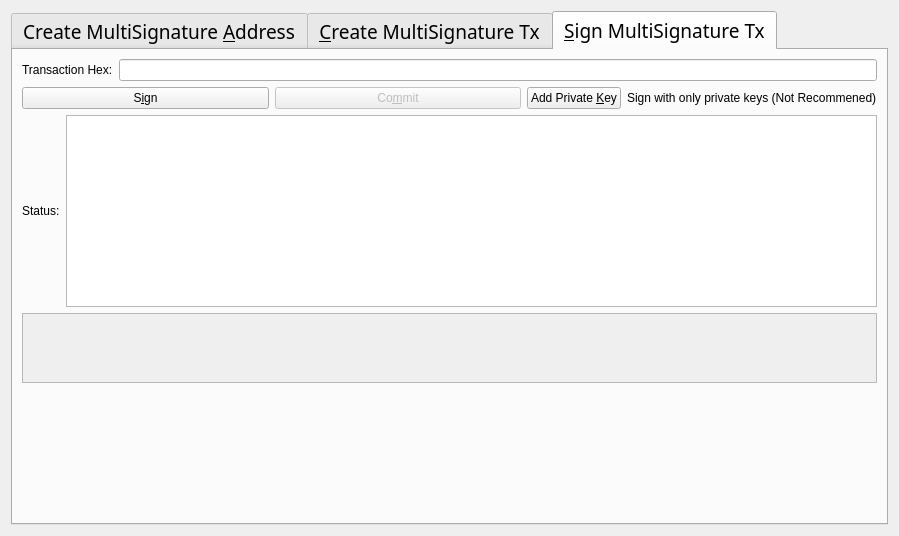
<?xml version="1.0" encoding="UTF-8"?>
<ui version="4.0">
 <class>MultisigDialog</class>
 <widget class="QDialog" name="MultisigDialog">
  <property name="geometry">
   <rect>
    <x>0</x>
    <y>0</y>
    <width>801</width>
    <height>504</height>
   </rect>
  </property>
  <property name="sizePolicy">
   <sizepolicy hsizetype="Fixed" vsizetype="Fixed">
    <horstretch>0</horstretch>
    <verstretch>0</verstretch>
   </sizepolicy>
  </property>
  <property name="font">
   <font>
    <family>Ara Hamah 1982</family>
    <pointsize>14</pointsize>
   </font>
  </property>
  <property name="windowTitle">
   <string>Multisignature Address Interactions</string>
  </property>
  <layout class="QVBoxLayout" name="verticalLayout_8">
   <item>
    <widget class="QTabWidget" name="multisigTabWidget">
     <property name="font">
      <font>
       <family>Ara Hamah 1982</family>
       <pointsize>14</pointsize>
      </font>
     </property>
     <property name="styleSheet">
      <string notr="true">QScrollArea{border: 1px solid #5b4c7c;}
QFrame{background-color:#f2f0f0;}
QLabel{background-color:#ffffff;}
QFrame &gt; QLabel{background-color:#f2f0f0;}</string>
     </property>
     <property name="currentIndex">
      <number>2</number>
     </property>
     <widget class="QWidget" name="addMultisigTab">
      <property name="sizePolicy">
       <sizepolicy hsizetype="Minimum" vsizetype="Minimum">
        <horstretch>0</horstretch>
        <verstretch>0</verstretch>
       </sizepolicy>
      </property>
      <attribute name="title">
       <string>Create MultiSignature &amp;Address</string>
      </attribute>
      <layout class="QVBoxLayout" name="verticalLayout">
       <item>
        <layout class="QHBoxLayout" name="enterMLayout">
         <item>
          <widget class="QSpinBox" name="enterMSpinbox">
           <property name="sizePolicy">
            <sizepolicy hsizetype="Fixed" vsizetype="Fixed">
             <horstretch>0</horstretch>
             <verstretch>0</verstretch>
            </sizepolicy>
           </property>
           <property name="font">
            <font>
             <family>Ara Hamah 1982</family>
             <pointsize>14</pointsize>
            </font>
           </property>
           <property name="toolTip">
            <string>How many people must sign to verify a transaction</string>
           </property>
           <property name="minimum">
            <number>1</number>
           </property>
           <property name="maximum">
            <number>16</number>
           </property>
           <property name="value">
            <number>1</number>
           </property>
          </widget>
         </item>
         <item>
          <widget class="QLabel" name="enterMLabel">
           <property name="font">
            <font>
             <family>Ara Hamah 1982</family>
             <pointsize>14</pointsize>
            </font>
           </property>
           <property name="text">
            <string>Enter the minimum number of signatures required to sign transactions</string>
           </property>
          </widget>
         </item>
        </layout>
       </item>
       <item>
        <layout class="QHBoxLayout" name="addressLabelLayout">
         <item>
          <widget class="QLabel" name="addressLableLabel">
           <property name="font">
            <font>
             <family>Ara Hamah 1982</family>
             <pointsize>14</pointsize>
            </font>
           </property>
           <property name="text">
            <string>Address Label:</string>
           </property>
          </widget>
         </item>
         <item>
          <widget class="QLineEdit" name="multisigAddressLabel">
           <property name="font">
            <font>
             <family>Ara Hamah 1982</family>
             <pointsize>14</pointsize>
            </font>
           </property>
          </widget>
         </item>
        </layout>
       </item>
       <item>
        <layout class="QHBoxLayout" name="addAddressLayout">
         <item>
          <widget class="QPushButton" name="addAddressButton">
           <property name="font">
            <font>
             <family>Ara Hamah 1982</family>
             <pointsize>14</pointsize>
            </font>
           </property>
           <property name="toolTip">
            <string>Add another address that could sign to verify a transaction from the multisig address.</string>
           </property>
           <property name="text">
            <string>&amp;Add Address / Key</string>
           </property>
           <property name="icon">
            <iconset resource="../nyerium.qrc">
             <normaloff>:/icons/add</normaloff>:/icons/add</iconset>
           </property>
           <property name="autoDefault">
            <bool>false</bool>
           </property>
          </widget>
         </item>
         <item>
          <widget class="QLabel" name="addAddressLabel">
           <property name="sizePolicy">
            <sizepolicy hsizetype="Preferred" vsizetype="Fixed">
             <horstretch>0</horstretch>
             <verstretch>0</verstretch>
            </sizepolicy>
           </property>
           <property name="font">
            <font>
             <family>Ara Hamah 1982</family>
             <pointsize>14</pointsize>
            </font>
           </property>
           <property name="text">
            <string>Local addresses or public keys that can sign:</string>
           </property>
          </widget>
         </item>
         <item>
          <spacer name="addAddressSpacer_2">
           <property name="font">
            <font>
             <family>Ara Hamah 1982</family>
             <pointsize>14</pointsize>
            </font>
           </property>
           <property name="orientation">
            <enum>Qt::Horizontal</enum>
           </property>
           <property name="sizeHint" stdset="0">
            <size>
             <width>40</width>
             <height>10</height>
            </size>
           </property>
          </spacer>
         </item>
        </layout>
       </item>
       <item>
        <widget class="QScrollArea" name="addAddressScrollArea">
         <property name="sizePolicy">
          <sizepolicy hsizetype="Preferred" vsizetype="Expanding">
           <horstretch>0</horstretch>
           <verstretch>0</verstretch>
          </sizepolicy>
         </property>
         <property name="font">
          <font>
           <family>Ara Hamah 1982</family>
           <pointsize>14</pointsize>
          </font>
         </property>
         <property name="widgetResizable">
          <bool>true</bool>
         </property>
         <widget class="QWidget" name="addAddressWidget">
          <property name="geometry">
           <rect>
            <x>0</x>
            <y>0</y>
            <width>757</width>
            <height>122</height>
           </rect>
          </property>
          <layout class="QVBoxLayout" name="verticalLayout_5">
           <item>
            <layout class="QVBoxLayout" name="addressList"/>
           </item>
           <item>
            <spacer name="verticalSpacer">
             <property name="font">
              <font>
               <family>Ara Hamah 1982</family>
               <pointsize>14</pointsize>
              </font>
             </property>
             <property name="orientation">
              <enum>Qt::Vertical</enum>
             </property>
             <property name="sizeHint" stdset="0">
              <size>
               <width>20</width>
               <height>40</height>
              </size>
             </property>
            </spacer>
           </item>
          </layout>
         </widget>
        </widget>
       </item>
       <item>
        <layout class="QHBoxLayout" name="addMultisigLayout">
         <item>
          <widget class="QPushButton" name="addMultisigButton">
           <property name="sizePolicy">
            <sizepolicy hsizetype="Preferred" vsizetype="Fixed">
             <horstretch>0</horstretch>
             <verstretch>0</verstretch>
            </sizepolicy>
           </property>
           <property name="font">
            <font>
             <family>Ara Hamah 1982</family>
             <pointsize>14</pointsize>
            </font>
           </property>
           <property name="toolTip">
            <string>Create a new multisig address</string>
           </property>
           <property name="toolTipDuration">
            <number>-3</number>
           </property>
           <property name="text">
            <string>C&amp;reate</string>
           </property>
           <property name="icon">
            <iconset resource="../nyerium.qrc">
             <normaloff>:/icons/filesave</normaloff>:/icons/filesave</iconset>
           </property>
           <property name="autoDefault">
            <bool>false</bool>
           </property>
          </widget>
         </item>
         <item>
          <widget class="QLabel" name="label">
           <property name="font">
            <font>
             <family>Ara Hamah 1982</family>
             <pointsize>14</pointsize>
            </font>
           </property>
           <property name="text">
            <string>Status:</string>
           </property>
          </widget>
         </item>
         <item>
          <widget class="QTextEdit" name="addMultisigStatus">
           <property name="sizePolicy">
            <sizepolicy hsizetype="Expanding" vsizetype="Fixed">
             <horstretch>0</horstretch>
             <verstretch>0</verstretch>
            </sizepolicy>
           </property>
           <property name="maximumSize">
            <size>
             <width>16777215</width>
             <height>75</height>
            </size>
           </property>
           <property name="font">
            <font>
             <family>Ara Hamah 1982</family>
             <pointsize>14</pointsize>
            </font>
           </property>
           <property name="readOnly">
            <bool>true</bool>
           </property>
           <property name="textInteractionFlags">
            <set>Qt::TextSelectableByKeyboard|Qt::TextSelectableByMouse</set>
           </property>
          </widget>
         </item>
        </layout>
       </item>
       <item>
        <widget class="QLabel" name="label_2">
         <property name="sizePolicy">
          <sizepolicy hsizetype="Preferred" vsizetype="Preferred">
           <horstretch>0</horstretch>
           <verstretch>0</verstretch>
          </sizepolicy>
         </property>
         <property name="font">
          <font>
           <family>Ara Hamah 1982</family>
           <pointsize>14</pointsize>
          </font>
         </property>
         <property name="text">
          <string>Use below to quickly import an address by its redeem. Don't forget to add a label before clicking import!
Keep in mind, the wallet will rescan the blockchain to find transactions containing the new address.
Please be patient after clicking import.</string>
         </property>
         <property name="scaledContents">
          <bool>false</bool>
         </property>
         <property name="wordWrap">
          <bool>true</bool>
         </property>
        </widget>
       </item>
       <item>
        <layout class="QHBoxLayout" name="importLayout">
         <item>
          <widget class="QPushButton" name="importAddressButton">
           <property name="sizePolicy">
            <sizepolicy hsizetype="Fixed" vsizetype="Fixed">
             <horstretch>0</horstretch>
             <verstretch>0</verstretch>
            </sizepolicy>
           </property>
           <property name="font">
            <font>
             <family>Ara Hamah 1982</family>
             <pointsize>14</pointsize>
            </font>
           </property>
           <property name="text">
            <string>&amp;Import Redeem</string>
           </property>
           <property name="icon">
            <iconset resource="../nyerium.qrc">
             <normaloff>:/icons/receiving_addresses</normaloff>:/icons/receiving_addresses</iconset>
           </property>
          </widget>
         </item>
         <item>
          <widget class="QLineEdit" name="importRedeem">
           <property name="sizePolicy">
            <sizepolicy hsizetype="Preferred" vsizetype="Fixed">
             <horstretch>0</horstretch>
             <verstretch>0</verstretch>
            </sizepolicy>
           </property>
           <property name="font">
            <font>
             <family>Ara Hamah 1982</family>
             <pointsize>14</pointsize>
            </font>
           </property>
          </widget>
         </item>
        </layout>
       </item>
      </layout>
     </widget>
     <widget class="QWidget" name="createTransactionTab">
      <attribute name="title">
       <string>&amp;Create MultiSignature Tx</string>
      </attribute>
      <layout class="QVBoxLayout" name="verticalLayout_3">
       <item>
        <layout class="QHBoxLayout" name="horizontalLayout_2">
         <item>
          <layout class="QVBoxLayout" name="createTxLayout">
           <item>
            <layout class="QHBoxLayout" name="addTxInputLayout">
             <item>
              <widget class="QLabel" name="addTxInputLabel">
               <property name="sizePolicy">
                <sizepolicy hsizetype="Fixed" vsizetype="Preferred">
                 <horstretch>0</horstretch>
                 <verstretch>0</verstretch>
                </sizepolicy>
               </property>
               <property name="text">
                <string>Inputs:</string>
               </property>
              </widget>
             </item>
             <item>
              <widget class="QPushButton" name="pushButtonCoinControl">
               <property name="sizePolicy">
                <sizepolicy hsizetype="Preferred" vsizetype="Fixed">
                 <horstretch>0</horstretch>
                 <verstretch>0</verstretch>
                </sizepolicy>
               </property>
               <property name="text">
                <string>Coin Control</string>
               </property>
              </widget>
             </item>
             <item>
              <layout class="QFormLayout" name="formLayout_2">
               <property name="rightMargin">
                <number>10</number>
               </property>
               <item row="0" column="0">
                <widget class="QLabel" name="labelQuantity">
                 <property name="text">
                  <string>Quantity Selected:</string>
                 </property>
                </widget>
               </item>
               <item row="0" column="1">
                <widget class="QLabel" name="labelQuantity_int">
                 <property name="text">
                  <string>0</string>
                 </property>
                </widget>
               </item>
               <item row="1" column="0">
                <widget class="QLabel" name="labelAmount">
                 <property name="text">
                  <string>Amount:</string>
                 </property>
                </widget>
               </item>
               <item row="1" column="1">
                <widget class="QLabel" name="labelAmount_int">
                 <property name="text">
                  <string>0</string>
                 </property>
                </widget>
               </item>
              </layout>
             </item>
             <item>
              <widget class="QPushButton" name="addInputButton">
               <property name="sizePolicy">
                <sizepolicy hsizetype="Preferred" vsizetype="Fixed">
                 <horstretch>0</horstretch>
                 <verstretch>0</verstretch>
                </sizepolicy>
               </property>
               <property name="toolTip">
                <string>Add an input to fund the outputs</string>
               </property>
               <property name="text">
                <string>Add a Raw Input</string>
               </property>
               <property name="icon">
                <iconset resource="../nyerium.qrc">
                 <normaloff>:/css/default</normaloff>:/css/default</iconset>
               </property>
              </widget>
             </item>
            </layout>
           </item>
           <item>
            <widget class="QScrollArea" name="txInputsScrollArea">
             <property name="sizePolicy">
              <sizepolicy hsizetype="Preferred" vsizetype="Expanding">
               <horstretch>0</horstretch>
               <verstretch>0</verstretch>
              </sizepolicy>
             </property>
             <property name="widgetResizable">
              <bool>true</bool>
             </property>
             <widget class="QWidget" name="txInputsWidget">
              <property name="geometry">
               <rect>
                <x>0</x>
                <y>0</y>
                <width>745</width>
                <height>72</height>
               </rect>
              </property>
              <layout class="QVBoxLayout" name="verticalLayout_7">
               <item>
                <layout class="QVBoxLayout" name="inputsList"/>
               </item>
               <item>
                <spacer name="txInputsSpacer">
                 <property name="orientation">
                  <enum>Qt::Vertical</enum>
                 </property>
                 <property name="sizeHint" stdset="0">
                  <size>
                   <width>20</width>
                   <height>40</height>
                  </size>
                 </property>
                </spacer>
               </item>
              </layout>
             </widget>
            </widget>
           </item>
           <item>
            <layout class="QHBoxLayout" name="addDestinationLayout">
             <item>
              <widget class="QLabel" name="addDestinationLabel">
               <property name="text">
                <string>Address / Amount:</string>
               </property>
              </widget>
             </item>
             <item>
              <widget class="QPushButton" name="addDestinationButton">
               <property name="sizePolicy">
                <sizepolicy hsizetype="Fixed" vsizetype="Fixed">
                 <horstretch>0</horstretch>
                 <verstretch>0</verstretch>
                </sizepolicy>
               </property>
               <property name="toolTip">
                <string>Add destinations to send NYEX to</string>
               </property>
               <property name="text">
                <string>Add &amp;Destination</string>
               </property>
               <property name="icon">
                <iconset resource="../nyerium.qrc">
                 <normaloff>:/icons/add</normaloff>:/icons/add</iconset>
               </property>
              </widget>
             </item>
             <item>
              <spacer name="addDestinationHorizontalSpacer">
               <property name="orientation">
                <enum>Qt::Horizontal</enum>
               </property>
               <property name="sizeHint" stdset="0">
                <size>
                 <width>40</width>
                 <height>20</height>
                </size>
               </property>
              </spacer>
             </item>
            </layout>
           </item>
           <item>
            <widget class="QScrollArea" name="destionationsScrollArea">
             <property name="sizePolicy">
              <sizepolicy hsizetype="Expanding" vsizetype="Expanding">
               <horstretch>0</horstretch>
               <verstretch>0</verstretch>
              </sizepolicy>
             </property>
             <property name="widgetResizable">
              <bool>true</bool>
             </property>
             <widget class="QWidget" name="destinationsScrollAreaContents">
              <property name="geometry">
               <rect>
                <x>0</x>
                <y>0</y>
                <width>745</width>
                <height>72</height>
               </rect>
              </property>
              <layout class="QVBoxLayout" name="verticalLayout_11">
               <item>
                <layout class="QVBoxLayout" name="destinationsList"/>
               </item>
               <item>
                <spacer name="destinationsSpacer">
                 <property name="orientation">
                  <enum>Qt::Vertical</enum>
                 </property>
                 <property name="sizeHint" stdset="0">
                  <size>
                   <width>20</width>
                   <height>20</height>
                  </size>
                 </property>
                </spacer>
               </item>
              </layout>
             </widget>
            </widget>
           </item>
           <item>
            <layout class="QHBoxLayout" name="horizontalLayout_4">
             <item>
              <widget class="QPushButton" name="createButton">
               <property name="sizePolicy">
                <sizepolicy hsizetype="Fixed" vsizetype="Fixed">
                 <horstretch>0</horstretch>
                 <verstretch>0</verstretch>
                </sizepolicy>
               </property>
               <property name="minimumSize">
                <size>
                 <width>150</width>
                 <height>0</height>
                </size>
               </property>
               <property name="toolTip">
                <string>Create a transaction object using the given inputs to the given outputs</string>
               </property>
               <property name="text">
                <string>Cr&amp;eate</string>
               </property>
               <property name="icon">
                <iconset resource="../nyerium.qrc">
                 <normaloff>:/icons/export</normaloff>:/icons/export</iconset>
               </property>
               <property name="autoDefault">
                <bool>false</bool>
               </property>
               <property name="default">
                <bool>true</bool>
               </property>
              </widget>
             </item>
             <item>
              <widget class="QLabel" name="createButtonLabel">
               <property name="sizePolicy">
                <sizepolicy hsizetype="Fixed" vsizetype="Preferred">
                 <horstretch>0</horstretch>
                 <verstretch>0</verstretch>
                </sizepolicy>
               </property>
               <property name="text">
                <string>Status:</string>
               </property>
               <property name="alignment">
                <set>Qt::AlignRight|Qt::AlignTrailing|Qt::AlignVCenter</set>
               </property>
              </widget>
             </item>
             <item>
              <widget class="QTextEdit" name="createButtonStatus">
               <property name="sizePolicy">
                <sizepolicy hsizetype="Expanding" vsizetype="Minimum">
                 <horstretch>0</horstretch>
                 <verstretch>0</verstretch>
                </sizepolicy>
               </property>
               <property name="maximumSize">
                <size>
                 <width>16777215</width>
                 <height>16777215</height>
                </size>
               </property>
               <property name="readOnly">
                <bool>true</bool>
               </property>
               <property name="html">
                <string>&lt;!DOCTYPE HTML PUBLIC &quot;-//W3C//DTD HTML 4.0//EN&quot; &quot;http://www.w3.org/TR/REC-html40/strict.dtd&quot;&gt;
&lt;html&gt;&lt;head&gt;&lt;meta name=&quot;qrichtext&quot; content=&quot;1&quot; /&gt;&lt;style type=&quot;text/css&quot;&gt;
p, li { white-space: pre-wrap; }
&lt;/style&gt;&lt;/head&gt;&lt;body style=&quot; font-family:'MS Shell Dlg 2'; font-size:8.25pt; font-weight:400; font-style:normal;&quot;&gt;
&lt;p style=&quot;-qt-paragraph-type:empty; margin-top:0px; margin-bottom:0px; margin-left:0px; margin-right:0px; -qt-block-indent:0; text-indent:0px; font-family:'Noto Sans'; font-size:9pt;&quot;&gt;&lt;br /&gt;&lt;/p&gt;&lt;/body&gt;&lt;/html&gt;</string>
               </property>
              </widget>
             </item>
            </layout>
           </item>
          </layout>
         </item>
         <item>
          <layout class="QHBoxLayout" name="horizontalLayout_3"/>
         </item>
        </layout>
       </item>
      </layout>
     </widget>
     <widget class="QWidget" name="signMultisigTransaction">
      <property name="styleSheet">
       <string notr="true">txScrollArea:{
	border: 1px solid #5b4c7c;
}
keyScrollArea:{
	border: 1px solid #5b4c7c;
}
txScrollArea:{
	border: 1px solid #5b4c7c;
}</string>
      </property>
      <attribute name="title">
       <string>&amp;Sign MultiSignature Tx</string>
      </attribute>
      <layout class="QVBoxLayout" name="verticalLayout_4">
       <item>
        <layout class="QHBoxLayout" name="transactionHexLayout">
         <item>
          <widget class="QLabel" name="transactionHexLabel">
           <property name="text">
            <string>Transaction Hex:</string>
           </property>
          </widget>
         </item>
         <item>
          <widget class="QLineEdit" name="transactionHex">
           <property name="toolTip">
            <string/>
           </property>
          </widget>
         </item>
        </layout>
       </item>
       <item>
        <layout class="QHBoxLayout" name="horizontalLayout">
         <item>
          <layout class="QVBoxLayout" name="verticalLayout_2">
           <item>
            <layout class="QHBoxLayout" name="horizontalLayout_7">
             <item>
              <widget class="QPushButton" name="signButton">
               <property name="sizePolicy">
                <sizepolicy hsizetype="Preferred" vsizetype="Fixed">
                 <horstretch>0</horstretch>
                 <verstretch>0</verstretch>
                </sizepolicy>
               </property>
               <property name="minimumSize">
                <size>
                 <width>150</width>
                 <height>0</height>
                </size>
               </property>
               <property name="toolTip">
                <string>Sign the transaction from this wallet or from provided private keys</string>
               </property>
               <property name="text">
                <string>S&amp;ign</string>
               </property>
               <property name="icon">
                <iconset resource="../nyerium.qrc">
                 <normaloff>:/icons/edit</normaloff>:/icons/edit</iconset>
               </property>
               <property name="autoDefault">
                <bool>false</bool>
               </property>
               <property name="default">
                <bool>true</bool>
               </property>
              </widget>
             </item>
             <item>
              <widget class="QPushButton" name="commitButton">
               <property name="enabled">
                <bool>false</bool>
               </property>
               <property name="sizePolicy">
                <sizepolicy hsizetype="Preferred" vsizetype="Fixed">
                 <horstretch>0</horstretch>
                 <verstretch>0</verstretch>
                </sizepolicy>
               </property>
               <property name="toolTip">
                <string>&lt;html&gt;&lt;head/&gt;&lt;body&gt;&lt;p&gt;DISABLED until transaction has been signed enough times.&lt;/p&gt;&lt;/body&gt;&lt;/html&gt;</string>
               </property>
               <property name="autoFillBackground">
                <bool>false</bool>
               </property>
               <property name="text">
                <string>Co&amp;mmit</string>
               </property>
               <property name="icon">
                <iconset resource="../nyerium.qrc">
                 <normaloff>:/icons/send</normaloff>:/icons/send</iconset>
               </property>
               <property name="autoDefault">
                <bool>true</bool>
               </property>
              </widget>
             </item>
             <item>
              <layout class="QHBoxLayout" name="addPrivKeyLayout">
               <item>
                <widget class="QPushButton" name="addPrivKeyButton">
                 <property name="sizePolicy">
                  <sizepolicy hsizetype="Fixed" vsizetype="Fixed">
                   <horstretch>0</horstretch>
                   <verstretch>0</verstretch>
                  </sizepolicy>
                 </property>
                 <property name="toolTip">
                  <string>Add private keys to sign the transaction with</string>
                 </property>
                 <property name="text">
                  <string>Add Private &amp;Key</string>
                 </property>
                 <property name="icon">
                  <iconset resource="../nyerium.qrc">
                   <normaloff>:/icons/add</normaloff>:/icons/add</iconset>
                 </property>
                </widget>
               </item>
               <item>
                <widget class="QLabel" name="addPrivKeyLabel">
                 <property name="text">
                  <string>Sign with only private keys (Not Recommened)</string>
                 </property>
                </widget>
               </item>
              </layout>
             </item>
            </layout>
           </item>
           <item>
            <layout class="QHBoxLayout" name="horizontalLayout_5">
             <item>
              <widget class="QLabel" name="signButtonStatusLabel">
               <property name="text">
                <string>Status:</string>
               </property>
              </widget>
             </item>
             <item>
              <widget class="QTextEdit" name="signButtonStatus">
               <property name="sizePolicy">
                <sizepolicy hsizetype="Expanding" vsizetype="Preferred">
                 <horstretch>0</horstretch>
                 <verstretch>0</verstretch>
                </sizepolicy>
               </property>
               <property name="maximumSize">
                <size>
                 <width>16777215</width>
                 <height>16777215</height>
                </size>
               </property>
               <property name="verticalScrollBarPolicy">
                <enum>Qt::ScrollBarAsNeeded</enum>
               </property>
               <property name="readOnly">
                <bool>true</bool>
               </property>
               <property name="textInteractionFlags">
                <set>Qt::TextSelectableByKeyboard|Qt::TextSelectableByMouse</set>
               </property>
              </widget>
             </item>
            </layout>
           </item>
           <item>
            <widget class="QScrollArea" name="keyScrollArea">
             <property name="sizePolicy">
              <sizepolicy hsizetype="Expanding" vsizetype="Expanding">
               <horstretch>0</horstretch>
               <verstretch>0</verstretch>
              </sizepolicy>
             </property>
             <property name="widgetResizable">
              <bool>true</bool>
             </property>
             <widget class="QWidget" name="keyScrollAreaContents">
              <property name="geometry">
               <rect>
                <x>0</x>
                <y>0</y>
                <width>753</width>
                <height>69</height>
               </rect>
              </property>
              <layout class="QVBoxLayout" name="verticalLayout_9">
               <item>
                <layout class="QVBoxLayout" name="keyList"/>
               </item>
               <item>
                <spacer name="keySpacer">
                 <property name="orientation">
                  <enum>Qt::Vertical</enum>
                 </property>
                 <property name="sizeHint" stdset="0">
                  <size>
                   <width>20</width>
                   <height>40</height>
                  </size>
                 </property>
                </spacer>
               </item>
              </layout>
             </widget>
            </widget>
           </item>
          </layout>
         </item>
        </layout>
       </item>
       <item>
        <spacer name="verticalSpacer_2">
         <property name="orientation">
          <enum>Qt::Vertical</enum>
         </property>
         <property name="sizeHint" stdset="0">
          <size>
           <width>20</width>
           <height>40</height>
          </size>
         </property>
        </spacer>
       </item>
      </layout>
     </widget>
    </widget>
   </item>
  </layout>
 </widget>
 <resources>
  <include location="../nyerium.qrc"/>
 </resources>
 <connections/>
</ui>
